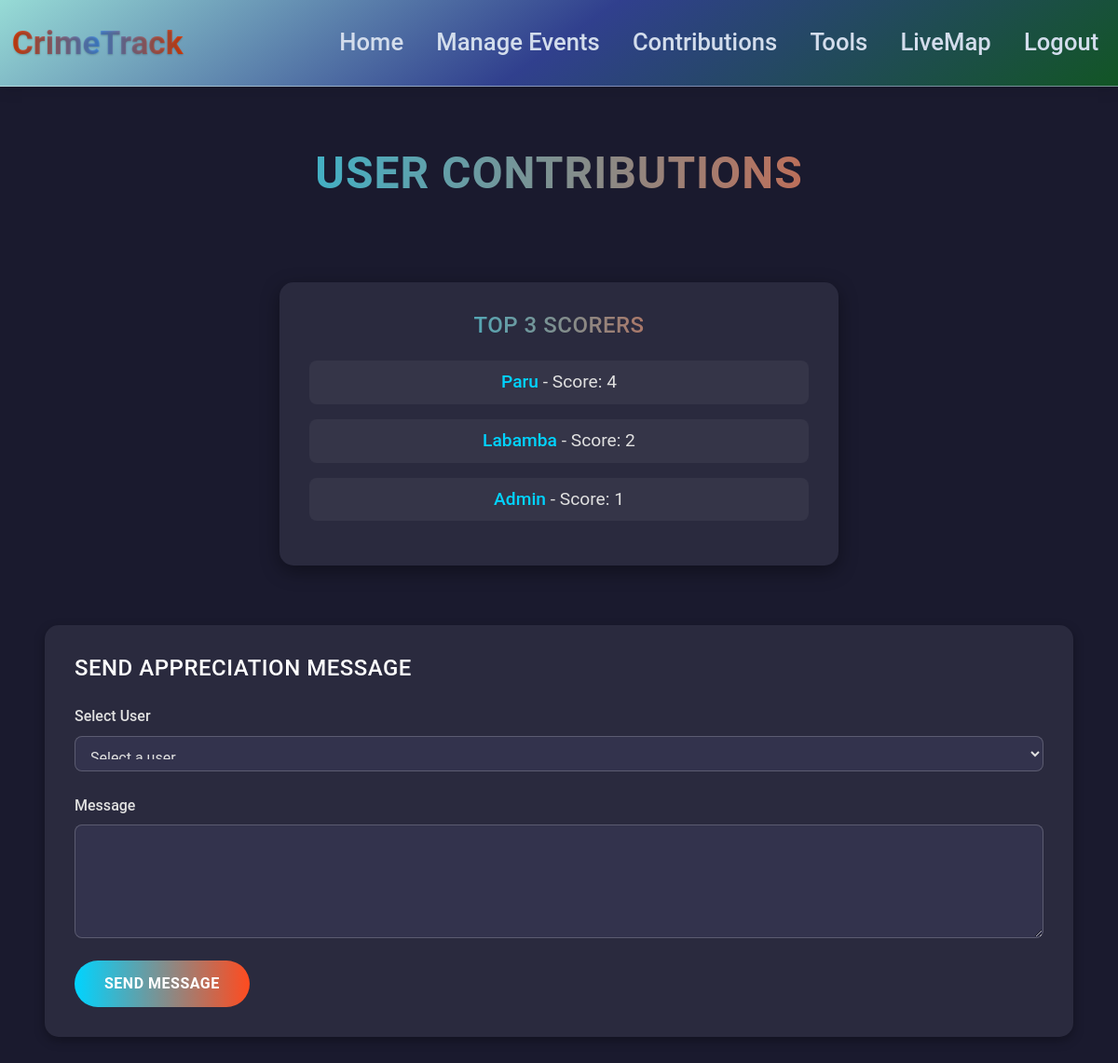
The page /admin_contributions (signed in) on the database its author committed.
### website/models.py (models this page shows)
class User(db.Model, UserMixin):
    id = db.Column(db.Integer, primary_key=True)
    email = db.Column(db.String(150), unique=True)
    password = db.Column(db.String(150))
    first_name = db.Column(db.String(150))
    crimes = db.relationship('Crime', backref='user', lazy=True)

### website/views.py (the view, shortened to what this page needs)
@views.route('/admin_contributions', methods=['GET', 'POST'])
@login_required
def admin_contributions():
    if current_user.id != 1:
        flash('Access denied!', category='error')
        return redirect(url_for('views.home'))
    top_scorers = db.session.query(
        User.id,
        User.first_name,
        sql_func.sum(Contribution.score).label('total_score'),
        sql_func.max(Contribution.created_at).label('last_activity')
    ).join(Contribution).group_by(User.id, User.first_name).order_by(
        sql_func.sum(Contribution.score).desc(),
        sql_func.max(Contribution.created_at).desc()
    ).limit(3).all()
    users_with_contributions = db.session.query(
        User.id,
        User.first_name,
        sql_func.sum(Contribution.score).label('total_score')
    ).join(Contribution).group_by(User.id, User.first_name).all()
    return render_template(
        'admin_contributions.html',
        user=current_user,
        top_scorers=top_scorers,
        users_with_contributions=users_with_contributions
    )

### website/__init__.py (called while the page is built)
def create_app():
    app = Flask(__name__)
    app.config['SECRET_KEY'] = 'hjshjhdjah kjshkjdhjs'
    app.config['SQLALCHEMY_DATABASE_URI'] = f'sqlite:///{DB_NAME}'
    db.init_app(app)
    from .views import views
    from .auth import auth
    from .feedbacks import feedbacks
    app.register_blueprint(views, url_prefix='/')
    app.register_blueprint(auth, url_prefix='/')
    app.register_blueprint(feedbacks, url_prefix='/feedbacks')
    from .models import User
    with app.app_context():
        db.create_all()
    login_manager = LoginManager()
    login_manager.login_view = 'auth.login'
    login_manager.init_app(app)
    @login_manager.user_loader
    def load_user(id):
        return User.query.get(int(id))
    return app

### website/views.py (called while the page is built)
@views.context_processor
def inject_upcoming_events():
    upcoming_events = Event.query.filter(Event.date > datetime.now()).count()
    return {'upcoming_events': upcoming_events}

### website/templates/admin_contributions.html (shortened to what this page needs)
{% extends "base.html" %}
{% block content %}
<div class="container">
    <div class="header">
        <h1>User Contributions</h1>
    </div>
    <div class="top-scorers-section">
        <div class="top-scorers-card">
            <h3>Top 3 Scorers</h3>
            {% if top_scorers %}
            <ol class="top-scorers">
                {% for scorer in top_scorers %}
                <li>
                    <a href="{{ url_for('views.view_user_contributions', user_id=scorer.id) }}">
                        {{ scorer.first_name }}
                    </a> - Score: {{ scorer.total_score }}
                </li>
                {% endfor %}
            </ol>
            {% else %}
            <p class="no-data">No contributions recorded yet.</p>
            {% endif %}
        </div>
    </div>
    <div class="form-card">
        <h3>Send Appreciation Message</h3>
        <form method="POST">
            <div class="form-group">
                <label for="user_id">Select User</label>
                <select name="user_id" class="form-control" required>
                    <option value="">Select a user</option>
                </select>
            </div>
            <div class="form-group">
                <label for="message">Message</label>
                <textarea name="message" class="form-control" rows="4" required></textarea>
            </div>
            <button type="submit" class="btn-primary">Send Message</button>
        </form>
    </div>
</div>
{% endblock %}

### website/templates/base.html (style rules this page uses)
body { background-color: #e6f0fa; color: #2c3e50; font-family: -apple-system, BlinkMacSystemFont, "Segoe UI", Roboto, sans-serif; line-height: 1.6; }
.container { max-width: 1200px; padding: 2.5rem 1rem; }

### website/templates/admin_contributions.html (style rules this page uses)
body { background: #1a1a2e; color: #e0e0e0; font-family: 'Roboto', sans-serif; min-height: 100vh; margin: 0; display: flex; flex-direction: column; overflow-x: hidden; }
.container { flex: 1; max-width: 1200px; margin: 0 auto; padding: 2rem 1.5rem; display: flex; flex-direction: column; gap: 2rem; }
.header { text-align: center; margin-bottom: 1.5rem; }
.header h1 { font-size: 3rem; font-weight: 700; color: #fff; background: linear-gradient(90deg, #00d4ff, #ff4b1f); -webkit-background-clip: text; background-clip: text; -webkit-text-fill-color: transparent; margin: 0; text-transform: uppercase; letter-spacing: 1px; }
.top-scorers-section { display: flex; justify-content: center; align-items: center; flex: 1; padding: 2rem 0; }
.top-scorers-card { background: #2a2a3e; border-radius: 15px; padding: 2rem; max-width: 600px; width: 100%; box-shadow: 0 6px 20px rgba(0, 0, 0, 0.4); transition: transform 0.3s ease, box-shadow 0.3s ease; text-align: center; }
.top-scorers-card h3 { font-size: 1.5rem; color: #fff; margin-bottom: 1.5rem; text-transform: uppercase; letter-spacing: 0.5px; background: linear-gradient(90deg, #00d4ff, #ff4b1f); -webkit-background-clip: text; background-clip: text; -webkit-text-fill-color: transparent; }
.top-scorers { list-style: none; padding: 0; }
.top-scorers li { font-size: 1.2rem; margin-bottom: 1rem; color: #e0e0e0; padding: 0.5rem; border-radius: 8px; background: rgba(255, 255, 255, 0.05); transition: background 0.3s ease; }
.top-scorers li a { color: #00d4ff; text-decoration: none; font-weight: 500; transition: color 0.3s ease; }
.form-card { background: #2a2a3e; border-radius: 15px; padding: 2rem; box-shadow: 0 4px 12px rgba(0, 0, 0, 0.3); transition: transform 0.3s ease, box-shadow 0.3s ease; margin-bottom: 2rem; }
.form-card h3 { font-size: 1.5rem; color: #fff; margin-bottom: 1.5rem; text-transform: uppercase; letter-spacing: 0.5px; }
.form-group { margin-bottom: 1.5rem; }
.form-control { width: 100%; padding: 0.75rem; background: #33334d; border: 1px solid rgba(255, 255, 255, 0.2); border-radius: 8px; color: #e0e0e0; font-size: 1rem; transition: border-color 0.3s ease, box-shadow 0.3s ease; }
label { display: block; font-size: 1rem; color: #e0e0e0; margin-bottom: 0.5rem; font-weight: 500; }
.btn-primary { display: inline-block; padding: 0.75rem 2rem; background: linear-gradient(90deg, #00d4ff, #ff4b1f); border: none; border-radius: 25px; color: #fff; font-weight: 600; text-transform: uppercase; letter-spacing: 0.5px; cursor: pointer; transition: transform 0.3s ease, box-shadow 0.3s ease; }

### rows shown on the page
User: first_name "Paru", total_score "4"
User: first_name "Labamba", total_score "2"
User: first_name "Admin", total_score "1"
